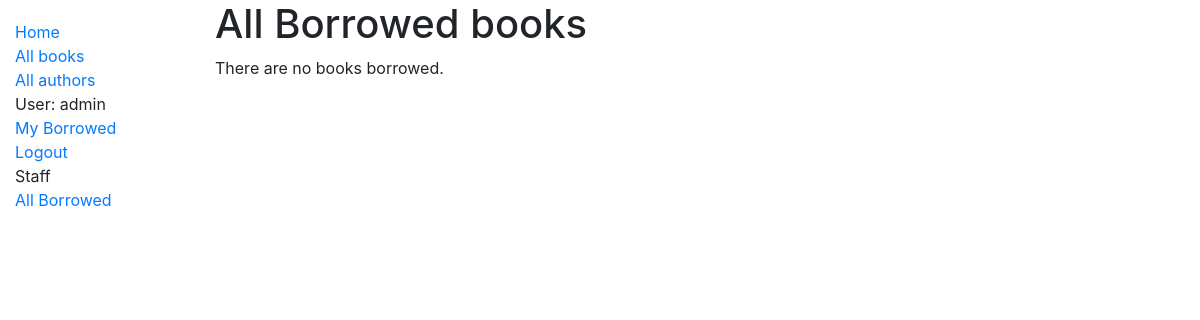
/catalog/borrowed/ (signed in), run on an earlier commit of the app's database.
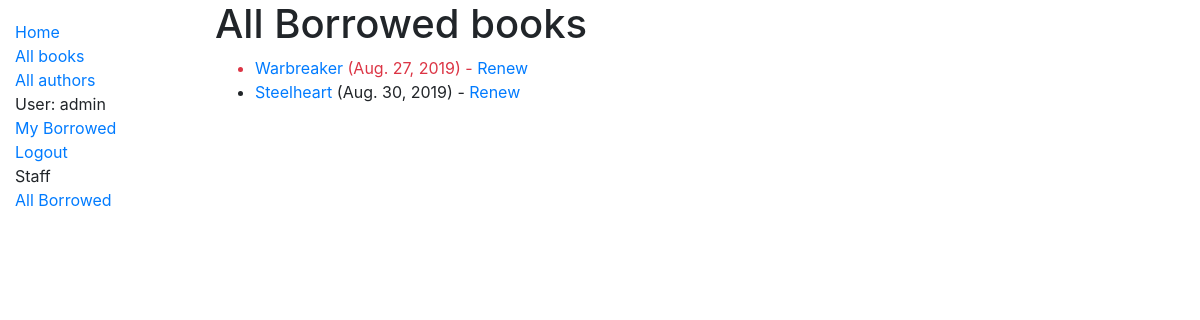
And on a later commit of the database.
### catalog/models.py (models this page shows, shortened)
class BookInstance(models.Model):
    id = models.UUIDField(primary_key=True, default=uuid.uuid4,
                          help_text='Unique ID for this particulaar book across whole library')
    book = models.ForeignKey('Book', on_delete=models.SET_NULL, null=True)
    imprint = models.CharField(max_length=200)
    due_back = models.DateField(null=True, blank=True)
    borrower = models.ForeignKey(
        User, on_delete=models.SET_NULL, null=True, blank=True)
    @property
    def is_overdue(self):
        if (self.due_back and date.today() > self.due_back):
            return True
        return False
    LOAN_STATUS = (
        ('d', 'Maintenance'),
        ('o', 'On loan'),
        ('a', 'Available'),
        ('r', 'Reserved'),
    )
    status = models.CharField(
        max_length=1,
        choices=LOAN_STATUS,
        blank=True,
        default='d',
        help_text='Book availability',
    )
    class Meta:
        ordering = ['due_back']
        permissions = (("can_mark_returned", "Set book as returned"),)

class Book(models.Model):
    title = models.CharField(max_length=200)
    author = models.ForeignKey('Author', on_delete=models.SET_NULL, null=True)
    summary = models.TextField(
        max_length=1000, help_text='Enter a brief description of the book')
    isbn = models.CharField(
        'ISBN', max_length=13, help_text='13 Character <a href="https://www.isbn-international.org/content/what-isbn"> ISBN number</a>')
    genre = models.ManyToManyField(
        Genre, help_text='Select a genre for this book')
    def display_genre(self):
        """Create a string for the Genre, This is required to display genre in Admin."""
        return ', '.join([genre.name for genre in self.genre.all()[:3]])
    display_genre.shor_description = 'Genre'

### catalog/views.py (the view)
# urls.py: path('borrowed/', views.AllLoanedBooksListView.as_view(), name='all-borrowed'),
class AllLoanedBooksListView(PermissionRequiredMixin, generic.ListView):
    model = BookInstance
    permission_required = 'catalog.can_mark_returned'
    template_name = 'catalog/bookinstance_list_borrowed_all.html'
    paginate_by = 10
    def get_queryset(self):
        return BookInstance.objects.filter(status__exact='o').order_by('due_back')

### catalog/templates/catalog/bookinstance_list_borrowed_all.html
{% extends "base_generic.html" %}
{% block content %}
{% if perms.catalog.can_mark_returned %}
<h1>All Borrowed books</h1>
{% if bookinstance_list %}
<ul>
  {% for bookinst in bookinstance_list %}
  <li class="{% if bookinst.is_overdue %}text-danger{% endif %}">
    <a href="{% url 'book-detail' bookinst.book.pk %}">{{bookinst.book.title}}</a> ({{ bookinst.due_back }})
    {% if perms.catalog.can_mark_returned %}- <a href="{% url 'renew-book-librarian' bookinst.id %}">Renew</a>
    {% endif %}
  </li>
  {% endfor %}
</ul>
{% else %}
<p>There are no books borrowed.</p>
{% endif %}
{% endif %}
{% endblock %}

### catalog/templates/base_generic.html (shortened to what this page needs)
<!DOCTYPE html>
<html lang="en">
<head>
  <link rel="stylesheet" href="https://stackpath.bootstrapcdn.com/bootstrap/4.1.3/css/bootstrap.min.css"
>
  {% load static %}
  <link rel="stylesheet" href="{% static 'css/styles.css' %}">
</head>
<body>
  <div class="container-fluid">
    <div class="row">
      <div class="col-sm-2">
        {% block sidebar %}
        <ul class="sidebar-nav">
          <li><a href="{% url 'index' %}">Home</a></li>
          <li><a href="{% url 'books' %}">All books</a></li>
          <li><a href="{% url 'authors' %}">All authors</a></li>
          {% if user.is_authenticated %}
          <li>User: {{ user.get_username }}</li>
          <li><a href="{% url 'my-borrowed' %}">My Borrowed</a></li>
          <li><a href="{% url 'logout'%}?next={{request.path}}">Logout</a></li>
          {% else %}
          <li><a href="{% url 'login'%}?next={{request.path}}">Login</a></li>
          {% endif %}
          {% if perms.catalog.can_mark_returned %}
          <li>Staff</li>
          <li><a href="{% url 'all-borrowed' %}">All Borrowed</a></li>
          {% endif %}
          {% endblock %}
        </ul>
      </div>
      <div class="col-sm-10 ">{% block content %}{% endblock %}
      </div>
    </div>
  </div>
</body>
</html>

### catalog/static/css/styles.css (style rules this page uses)
.sidebar-nav { margin-top: 20px; padding: 0; list-style: none; }

What changed in the data, as far as the page shows it:
added BookInstance: book "Warbreaker", due_back "Aug. 27, 2019"
added BookInstance: book "Steelheart", due_back "Aug. 30, 2019"
Also different on the page:
text no longer shown: "There are no books borrowed."
